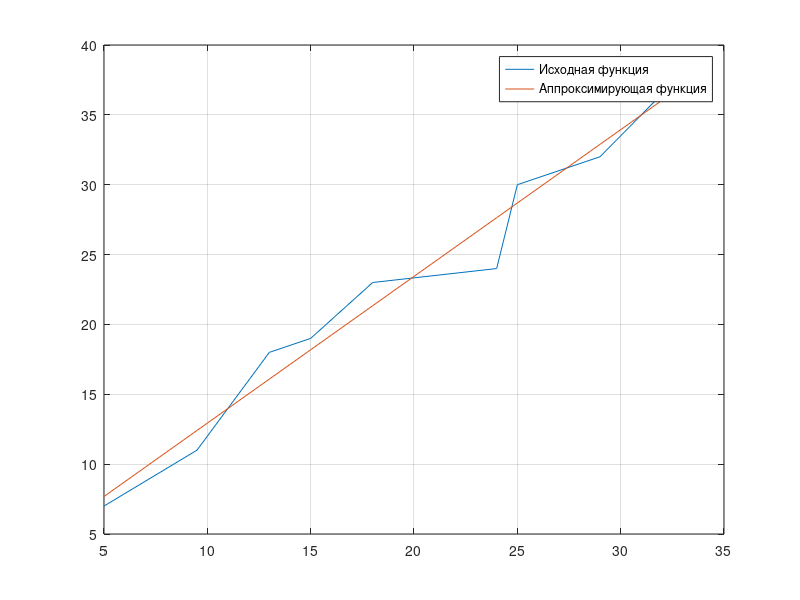

This chart was generated by the following MATLAB code:
x = [5, 9.5, 11, 13, 15, 18, 24, 25, 29, 33];
y = [7, 11, 14, 18, 19, 23, 24, 30, 32, 38];
n = 10;
plot(x,y);
grid on

a1 = (sum(x) * sum(y) - n * x * y') / (sum(x) ^ 2 - n * sum(x .^ 2));
a0 = 1 / n * (sum(y) - a1 * sum(x));

y1 = a0 + a1 * x;
hold on
plot(x, y1);
hold off
legend('Исходная функция', 'Аппроксимирующая функция');